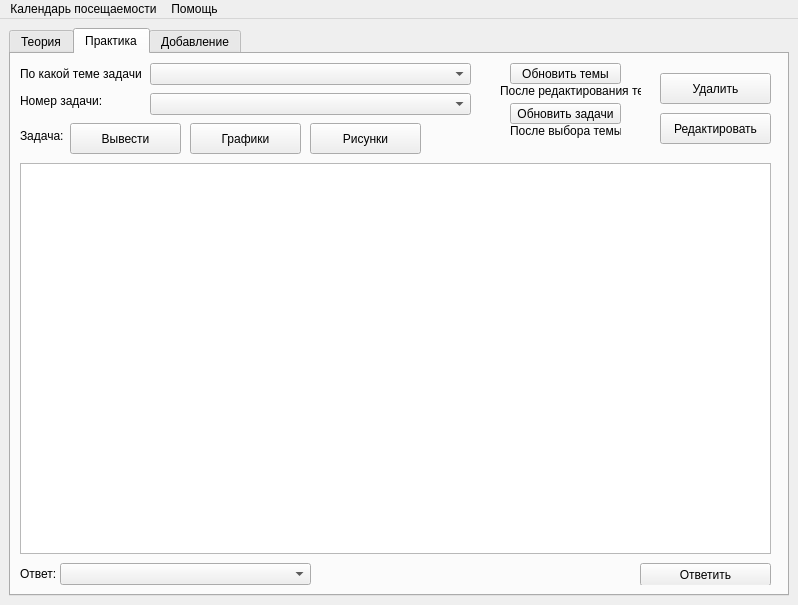
<?xml version="1.0" encoding="UTF-8"?>
<ui version="4.0">
 <class>MainWindow</class>
 <widget class="QMainWindow" name="MainWindow">
  <property name="geometry">
   <rect>
    <x>0</x>
    <y>0</y>
    <width>798</width>
    <height>605</height>
   </rect>
  </property>
  <property name="windowTitle">
   <string>Комплексные числа(режим учителя)</string>
  </property>
  <widget class="QWidget" name="centralwidget">
   <layout class="QHBoxLayout" name="horizontalLayout">
    <item>
     <widget class="QTabWidget" name="tabWidget">
      <property name="currentIndex">
       <number>1</number>
      </property>
      <widget class="QWidget" name="tab">
       <attribute name="title">
        <string>Теория</string>
       </attribute>
       <layout class="QHBoxLayout" name="horizontalLayout_2">
        <item>
         <widget class="QWidget" name="widget" native="true">
          <widget class="QLabel" name="label">
           <property name="geometry">
            <rect>
             <x>0</x>
             <y>0</y>
             <width>161</width>
             <height>21</height>
            </rect>
           </property>
           <property name="text">
            <string>Какую тему хотите выбрать?</string>
           </property>
          </widget>
          <widget class="QComboBox" name="themes">
           <property name="geometry">
            <rect>
             <x>170</x>
             <y>0</y>
             <width>451</width>
             <height>22</height>
            </rect>
           </property>
          </widget>
          <widget class="QTextEdit" name="data_output">
           <property name="geometry">
            <rect>
             <x>0</x>
             <y>70</y>
             <width>751</width>
             <height>431</height>
            </rect>
           </property>
           <property name="html">
            <string>&lt;!DOCTYPE HTML PUBLIC &quot;-//W3C//DTD HTML 4.0//EN&quot; &quot;http://www.w3.org/TR/REC-html40/strict.dtd&quot;&gt;
&lt;html&gt;&lt;head&gt;&lt;meta name=&quot;qrichtext&quot; content=&quot;1&quot; /&gt;&lt;style type=&quot;text/css&quot;&gt;
p, li { white-space: pre-wrap; }
&lt;/style&gt;&lt;/head&gt;&lt;body style=&quot; font-family:'MS Shell Dlg 2'; font-size:8.25pt; font-weight:400; font-style:normal;&quot;&gt;
&lt;p style=&quot;-qt-paragraph-type:empty; margin-top:0px; margin-bottom:0px; margin-left:0px; margin-right:0px; -qt-block-indent:0; text-indent:0px; font-size:14.25pt;&quot;&gt;&lt;br /&gt;&lt;/p&gt;&lt;/body&gt;&lt;/html&gt;</string>
           </property>
          </widget>
          <widget class="QPushButton" name="images_theory_btn">
           <property name="geometry">
            <rect>
             <x>0</x>
             <y>30</y>
             <width>151</width>
             <height>31</height>
            </rect>
           </property>
           <property name="text">
            <string>Рисунки</string>
           </property>
          </widget>
          <widget class="QPushButton" name="upload_btn">
           <property name="geometry">
            <rect>
             <x>630</x>
             <y>0</y>
             <width>121</width>
             <height>23</height>
            </rect>
           </property>
           <property name="text">
            <string>Загрузить урок</string>
           </property>
          </widget>
          <widget class="QPushButton" name="redact_theory_btn">
           <property name="geometry">
            <rect>
             <x>220</x>
             <y>30</y>
             <width>151</width>
             <height>31</height>
            </rect>
           </property>
           <property name="text">
            <string>Редактировать</string>
           </property>
          </widget>
          <widget class="QPushButton" name="del_theory_btn">
           <property name="geometry">
            <rect>
             <x>380</x>
             <y>30</y>
             <width>151</width>
             <height>31</height>
            </rect>
           </property>
           <property name="text">
            <string>Удалить</string>
           </property>
          </widget>
          <widget class="QLabel" name="theory_alert">
           <property name="geometry">
            <rect>
             <x>0</x>
             <y>501</y>
             <width>751</width>
             <height>20</height>
            </rect>
           </property>
           <property name="text">
            <string/>
           </property>
          </widget>
          <widget class="QPushButton" name="theory_update_btn">
           <property name="geometry">
            <rect>
             <x>600</x>
             <y>30</y>
             <width>151</width>
             <height>31</height>
            </rect>
           </property>
           <property name="text">
            <string>Обновить</string>
           </property>
          </widget>
         </widget>
        </item>
       </layout>
      </widget>
      <widget class="QWidget" name="tab_2">
       <attribute name="title">
        <string>Практика</string>
       </attribute>
       <layout class="QHBoxLayout" name="horizontalLayout_3">
        <item>
         <widget class="QWidget" name="widget_2" native="true">
          <widget class="QLabel" name="label_2">
           <property name="geometry">
            <rect>
             <x>0</x>
             <y>0</y>
             <width>121</width>
             <height>21</height>
            </rect>
           </property>
           <property name="text">
            <string>По какой теме задачи?</string>
           </property>
          </widget>
          <widget class="QLabel" name="label_3">
           <property name="geometry">
            <rect>
             <x>0</x>
             <y>30</y>
             <width>121</width>
             <height>16</height>
            </rect>
           </property>
           <property name="text">
            <string>Номер задачи:</string>
           </property>
          </widget>
          <widget class="QComboBox" name="ex_themes">
           <property name="geometry">
            <rect>
             <x>130</x>
             <y>0</y>
             <width>321</width>
             <height>22</height>
            </rect>
           </property>
          </widget>
          <widget class="QComboBox" name="ex_nums">
           <property name="geometry">
            <rect>
             <x>130</x>
             <y>30</y>
             <width>321</width>
             <height>22</height>
            </rect>
           </property>
          </widget>
          <widget class="QLabel" name="label_4">
           <property name="geometry">
            <rect>
             <x>0</x>
             <y>63</y>
             <width>47</width>
             <height>20</height>
            </rect>
           </property>
           <property name="text">
            <string>Задача:</string>
           </property>
          </widget>
          <widget class="QTextEdit" name="ex_output">
           <property name="geometry">
            <rect>
             <x>0</x>
             <y>100</y>
             <width>751</width>
             <height>391</height>
            </rect>
           </property>
           <property name="html">
            <string>&lt;!DOCTYPE HTML PUBLIC &quot;-//W3C//DTD HTML 4.0//EN&quot; &quot;http://www.w3.org/TR/REC-html40/strict.dtd&quot;&gt;
&lt;html&gt;&lt;head&gt;&lt;meta name=&quot;qrichtext&quot; content=&quot;1&quot; /&gt;&lt;style type=&quot;text/css&quot;&gt;
p, li { white-space: pre-wrap; }
&lt;/style&gt;&lt;/head&gt;&lt;body style=&quot; font-family:'MS Shell Dlg 2'; font-size:8.25pt; font-weight:400; font-style:normal;&quot;&gt;
&lt;p style=&quot;-qt-paragraph-type:empty; margin-top:0px; margin-bottom:0px; margin-left:0px; margin-right:0px; -qt-block-indent:0; text-indent:0px; font-size:14.25pt;&quot;&gt;&lt;br /&gt;&lt;/p&gt;&lt;/body&gt;&lt;/html&gt;</string>
           </property>
          </widget>
          <widget class="QLabel" name="label_5">
           <property name="geometry">
            <rect>
             <x>0</x>
             <y>500</y>
             <width>41</width>
             <height>21</height>
            </rect>
           </property>
           <property name="text">
            <string>Ответ:</string>
           </property>
          </widget>
          <widget class="QPushButton" name="output_btn">
           <property name="geometry">
            <rect>
             <x>50</x>
             <y>60</y>
             <width>111</width>
             <height>31</height>
            </rect>
           </property>
           <property name="text">
            <string>Вывести</string>
           </property>
          </widget>
          <widget class="QPushButton" name="answer_btn">
           <property name="geometry">
            <rect>
             <x>620</x>
             <y>500</y>
             <width>131</width>
             <height>23</height>
            </rect>
           </property>
           <property name="text">
            <string>Ответить</string>
           </property>
          </widget>
          <widget class="QPushButton" name="ex_upload_nums_btn">
           <property name="geometry">
            <rect>
             <x>490</x>
             <y>40</y>
             <width>111</width>
             <height>21</height>
            </rect>
           </property>
           <property name="text">
            <string>Обновить задачи</string>
           </property>
          </widget>
          <widget class="QComboBox" name="result">
           <property name="geometry">
            <rect>
             <x>40</x>
             <y>500</y>
             <width>251</width>
             <height>22</height>
            </rect>
           </property>
          </widget>
          <widget class="QLabel" name="res_output">
           <property name="geometry">
            <rect>
             <x>300</x>
             <y>500</y>
             <width>311</width>
             <height>21</height>
            </rect>
           </property>
           <property name="text">
            <string/>
           </property>
          </widget>
          <widget class="QPushButton" name="redact_practice_btn">
           <property name="geometry">
            <rect>
             <x>640</x>
             <y>50</y>
             <width>111</width>
             <height>31</height>
            </rect>
           </property>
           <property name="text">
            <string>Редактировать</string>
           </property>
          </widget>
          <widget class="QPushButton" name="graph_btn">
           <property name="geometry">
            <rect>
             <x>170</x>
             <y>60</y>
             <width>111</width>
             <height>31</height>
            </rect>
           </property>
           <property name="text">
            <string>Графики</string>
           </property>
          </widget>
          <widget class="QPushButton" name="im_practice_btn">
           <property name="geometry">
            <rect>
             <x>290</x>
             <y>60</y>
             <width>111</width>
             <height>31</height>
            </rect>
           </property>
           <property name="text">
            <string>Рисунки</string>
           </property>
          </widget>
          <widget class="QPushButton" name="del_practice_btn">
           <property name="geometry">
            <rect>
             <x>640</x>
             <y>10</y>
             <width>111</width>
             <height>31</height>
            </rect>
           </property>
           <property name="text">
            <string>Удалить</string>
           </property>
          </widget>
          <widget class="QPushButton" name="practice_update_btn">
           <property name="geometry">
            <rect>
             <x>490</x>
             <y>0</y>
             <width>111</width>
             <height>21</height>
            </rect>
           </property>
           <property name="text">
            <string>Обновить темы</string>
           </property>
          </widget>
          <widget class="QLabel" name="label_6">
           <property name="geometry">
            <rect>
             <x>480</x>
             <y>20</y>
             <width>141</width>
             <height>16</height>
            </rect>
           </property>
           <property name="text">
            <string>После редактирования тем</string>
           </property>
          </widget>
          <widget class="QLabel" name="label_8">
           <property name="geometry">
            <rect>
             <x>490</x>
             <y>60</y>
             <width>111</width>
             <height>16</height>
            </rect>
           </property>
           <property name="text">
            <string>&lt;html&gt;&lt;head/&gt;&lt;body&gt;&lt;p align=&quot;center&quot;&gt;После выбора темы&lt;/p&gt;&lt;/body&gt;&lt;/html&gt;</string>
           </property>
          </widget>
         </widget>
        </item>
       </layout>
      </widget>
      <widget class="QWidget" name="tab_4">
       <attribute name="title">
        <string>Добавление</string>
       </attribute>
       <layout class="QGridLayout" name="gridLayout_2">
        <item row="7" column="1">
         <widget class="QPushButton" name="app_btn">
          <property name="sizePolicy">
           <sizepolicy hsizetype="Expanding" vsizetype="Fixed">
            <horstretch>0</horstretch>
            <verstretch>0</verstretch>
           </sizepolicy>
          </property>
          <property name="text">
           <string>Добавить</string>
          </property>
         </widget>
        </item>
        <item row="5" column="0">
         <widget class="QLabel" name="label_14">
          <property name="text">
           <string>Варианты ответа(если задача):</string>
          </property>
         </widget>
        </item>
        <item row="6" column="0">
         <widget class="QLabel" name="label_15">
          <property name="text">
           <string>Ответ(если задача):</string>
          </property>
         </widget>
        </item>
        <item row="6" column="1" colspan="2">
         <widget class="QLineEdit" name="app_answer"/>
        </item>
        <item row="5" column="1" colspan="2">
         <widget class="QLineEdit" name="app_variants"/>
        </item>
        <item row="0" column="1" colspan="2">
         <widget class="QComboBox" name="app_type">
          <item>
           <property name="text">
            <string>Теория</string>
           </property>
          </item>
          <item>
           <property name="text">
            <string>Практика</string>
           </property>
          </item>
         </widget>
        </item>
        <item row="2" column="1" colspan="2">
         <widget class="QLineEdit" name="app_title"/>
        </item>
        <item row="0" column="0">
         <widget class="QLabel" name="label_11">
          <property name="text">
           <string>Куда добавляем?</string>
          </property>
         </widget>
        </item>
        <item row="7" column="0">
         <spacer name="horizontalSpacer_3">
          <property name="orientation">
           <enum>Qt::Horizontal</enum>
          </property>
          <property name="sizeType">
           <enum>QSizePolicy::Minimum</enum>
          </property>
          <property name="sizeHint" stdset="0">
           <size>
            <width>40</width>
            <height>20</height>
           </size>
          </property>
         </spacer>
        </item>
        <item row="2" column="0">
         <widget class="QLabel" name="label_12">
          <property name="text">
           <string>Название:</string>
          </property>
         </widget>
        </item>
        <item row="1" column="0">
         <widget class="QLabel" name="label_7">
          <property name="text">
           <string>Название темы(если задача):</string>
          </property>
         </widget>
        </item>
        <item row="1" column="1" colspan="2">
         <widget class="QComboBox" name="app_theme"/>
        </item>
        <item row="3" column="0">
         <widget class="QLabel" name="label_13">
          <property name="sizePolicy">
           <sizepolicy hsizetype="Preferred" vsizetype="Fixed">
            <horstretch>0</horstretch>
            <verstretch>0</verstretch>
           </sizepolicy>
          </property>
          <property name="text">
           <string>Содержание:</string>
          </property>
         </widget>
        </item>
        <item row="3" column="1" rowspan="2" colspan="2">
         <widget class="QTextEdit" name="app_data">
          <property name="sizePolicy">
           <sizepolicy hsizetype="Expanding" vsizetype="Expanding">
            <horstretch>0</horstretch>
            <verstretch>0</verstretch>
           </sizepolicy>
          </property>
         </widget>
        </item>
        <item row="7" column="2">
         <widget class="QLabel" name="error">
          <property name="sizePolicy">
           <sizepolicy hsizetype="Expanding" vsizetype="Preferred">
            <horstretch>0</horstretch>
            <verstretch>0</verstretch>
           </sizepolicy>
          </property>
          <property name="text">
           <string/>
          </property>
         </widget>
        </item>
       </layout>
      </widget>
     </widget>
    </item>
   </layout>
  </widget>
  <widget class="QMenuBar" name="menubar">
   <property name="geometry">
    <rect>
     <x>0</x>
     <y>0</y>
     <width>798</width>
     <height>21</height>
    </rect>
   </property>
   <widget class="QMenu" name="calendar_menu">
    <property name="title">
     <string>Календарь посещаемости</string>
    </property>
   </widget>
   <widget class="QMenu" name="help_menu">
    <property name="title">
     <string>Помощь</string>
    </property>
   </widget>
   <addaction name="calendar_menu"/>
   <addaction name="help_menu"/>
  </widget>
 </widget>
 <resources/>
 <connections/>
</ui>
